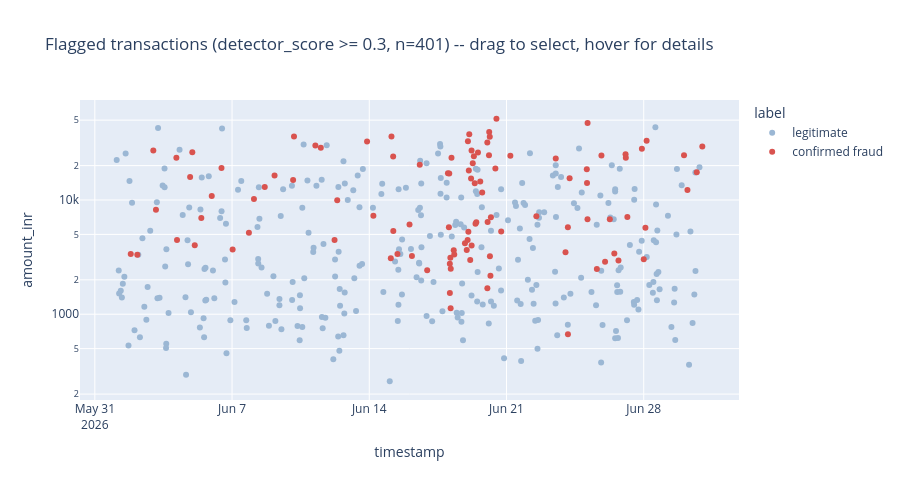
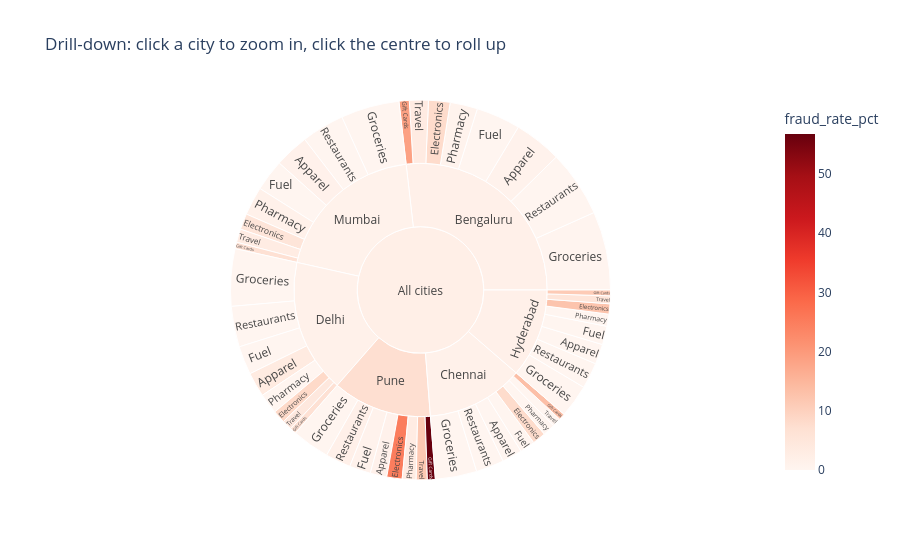

These figures' notebook cell, in order:
### Markdown cell above
## Task 5 — An Interactive Tool for the Investigators (Request #5)

**Real-world usage:** Investigators triage flagged cases themselves with zoom, filter and hover-for-details.

**Why this technique:** **Details-on-demand / tooltips** (Slides 22–23), **dynamic queries** (Slide 15) and **drill-down**
(Slide 24) — Shneiderman's mantra as an actual tool.

**TODO:**
1. Interactive scatter (plotly) of all transactions with `detector_score >= 0.3`: x = timestamp, y = amount (log),
   colour = `label`, with a tooltip showing txn_id, customer, city, category, distance and score. Set `dragmode="select"`.
2. Interactive **sunburst** for drill-down: city → merchant category, sized by transaction count, coloured by fraud rate.

### Code cell
# TODO 1
flagged = tx[tx.detector_score >= 0.3]
fig = px.scatter(
    flagged, x="timestamp", y="amount_inr", color="label", log_y=True,
    color_discrete_map={"legitimate": "#9bb7d4", "confirmed fraud": "#D9534F"},
    hover_data=["txn_id", "customer_id", "city", "merchant_category", "distance_from_home_km", "detector_score"],
    title=f"Flagged transactions (detector_score >= 0.3, n={len(flagged)}) -- drag to select, hover for details",
    height=480,
)
fig.update_traces(marker_size=6)
fig.update_layout(dragmode="select")
fig.show()

# TODO 2
agg = tx.groupby(["city", "merchant_category"]).agg(
    transactions=("txn_id", "size"), fraud=("is_fraud", "sum")
).reset_index()
agg["fraud_rate_pct"] = agg.fraud / agg.transactions * 100
fig2 = px.sunburst(
    agg, path=[px.Constant("All cities"), "city", "merchant_category"], values="transactions",
    color="fraud_rate_pct", color_continuous_scale="Reds", range_color=[0, agg.fraud_rate_pct.max()],
    hover_data={"fraud": True},
    title="Drill-down: click a city to zoom in, click the centre to roll up", height=560,
)
fig2.show()

### Figure 1 — Plotly figure (JSON) as saved in the notebook; plotly's stock layout.template omitted (floating-point values rounded to 4 significant figures; data arrays with more than 128 entries replaced by an {"elided": "..."} marker saying what was removed)
{"data": [{"customdata": {"elided": "297x6 mixed values"}, "hovertemplate": "label=legitimate<br>timestamp=%{x}<br>amount_inr=%{y}<br>txn_id=%{customdata[0]}<br>customer_id=%{customdata[1]}<br>city=%{customdata[2]}<br>merchant_category=%{customdata[3]}<br>distance_from_home_km=%{customdata[4]}<br>detector_score=%{customdata[5]}<extra></extra>", "legendgroup": "legitimate", "marker": {"color": "#9bb7d4", "size": 6, "symbol": "circle"}, "mode": "markers", "name": "legitimate", "orientation": "v", "showlegend": true, "type": "scatter", "x": {"elided": "297 str values"}, "xaxis": "x", "y": {"elided": "297 float values"}, "yaxis": "y"}, {"customdata": {"elided": "104x6 mixed values"}, "hovertemplate": "label=confirmed fraud<br>timestamp=%{x}<br>amount_inr=%{y}<br>txn_id=%{customdata[0]}<br>customer_id=%{customdata[1]}<br>city=%{customdata[2]}<br>merchant_category=%{customdata[3]}<br>distance_from_home_km=%{customdata[4]}<br>detector_score=%{customdata[5]}<extra></extra>", "legendgroup": "confirmed fraud", "marker": {"color": "#D9534F", "size": 6, "symbol": "circle"}, "mode": "markers", "name": "confirmed fraud", "orientation": "v", "showlegend": true, "type": "scatter", "x": ["2026-06-01T19:58:00.000000", "2026-06-02T04:00:00.000000", "2026-06-02T23:35:00.000000", "2026-06-03T02:50:00.000000", "2026-06-04T03:50:00.000000", "2026-06-04T04:37:00.000000", "2026-06-04T20:39:00.000000", "2026-06-04T23:20:00.000000", "2026-06-05T02:20:00.000000", "2026-06-05T10:21:00.000000", "2026-06-05T23:08:00.000000", "2026-06-06T11:04:00.000000", "2026-06-07T00:43:00.000000", "2026-06-07T20:38:00.000000", "2026-06-08T02:48:00.000000", "2026-06-08T16:02:00.000000", "2026-06-09T04:02:00.000000", "2026-06-10T02:44:00.000000", "2026-06-10T03:50:00.000000", "2026-06-11T06:01:00.000000", "2026-06-11T12:38:00.000000", "2026-06-12T05:28:00.000000", "2026-06-12T08:46:00.000000", "2026-06-13T21:16:00.000000", "2026-06-14T05:02:00.000000", "2026-06-15T02:22:00.000000", "2026-06-15T03:10:00.000000", "2026-06-15T05:24:00.000000", "2026-06-15T05:14:00.000000", "2026-06-15T10:29:00.000000", "2026-06-16T01:16:00.000000", "2026-06-16T04:13:00.000000", "2026-06-16T13:50:00.000000", "2026-06-16T22:54:00.000000", "2026-06-18T00:19:00.000000", "2026-06-18T01:55:00.000000", "2026-06-18T01:28:00.000000", "2026-06-18T02:37:00.000000", "2026-06-18T02:40:00.000000", "2026-06-18T03:45:00.000000", "2026-06-18T03:16:00.000000", "2026-06-18T03:36:00.000000", "2026-06-18T04:39:00.000000", "2026-06-18T07:24:00.000000", "2026-06-18T08:02:00.000000", "2026-06-18T21:07:00.000000", "2026-06-18T23:20:00.000000", "2026-06-19T00:47:00.000000", "2026-06-19T00:25:00.000000", "2026-06-19T01:53:00.000000", "2026-06-19T01:19:00.000000", "2026-06-19T02:26:00.000000", "2026-06-19T03:35:00.000000", "2026-06-19T04:38:00.000000", "2026-06-19T05:17:00.000000", "2026-06-19T05:13:00.000000", "2026-06-19T06:41:00.000000", "2026-06-19T08:02:00.000000", "2026-06-19T09:08:00.000000", "2026-06-19T10:04:00.000000", "2026-06-19T11:01:00.000000", "2026-06-19T13:04:00.000000", "2026-06-19T15:52:00.000000", "2026-06-19T18:14:00.000000", "2026-06-20T00:35:00.000000", "2026-06-20T00:32:00.000000", "2026-06-20T00:53:00.000000", "2026-06-20T02:33:00.000000", "2026-06-20T02:49:00.000000", "2026-06-20T03:41:00.000000", "2026-06-20T03:32:00.000000", "2026-06-20T04:21:00.000000", "2026-06-20T04:55:00.000000", "2026-06-20T10:24:00.000000", "2026-06-20T11:41:00.000000", "2026-06-20T17:29:00.000000", "2026-06-21T04:44:00.000000", "2026-06-22T12:34:00.000000", "2026-06-23T12:18:00.000000", "2026-06-24T00:14:00.000000", "2026-06-24T03:13:00.000000", "2026-06-24T03:09:00.000000", "2026-06-24T05:16:00.000000", "2026-06-25T02:18:00.000000", "2026-06-25T02:35:00.000000", "2026-06-25T03:16:00.000000", "2026-06-25T03:10:00.000000", "2026-06-25T14:37:00.000000", "2026-06-25T20:14:00.000000", "2026-06-26T00:41:00.000000", "2026-06-26T06:30:00.000000", "2026-06-26T11:59:00.000000", "2026-06-26T17:05:00.000000", "2026-06-27T01:45:00.000000", "2026-06-27T02:06:00.000000", "2026-06-27T03:57:00.000000", "2026-06-27T21:46:00.000000", "2026-06-28T00:02:00.000000", "2026-06-28T02:05:00.000000", "2026-06-28T03:32:00.000000", "2026-06-30T01:21:00.000000", "2026-06-30T05:32:00.000000", "2026-06-30T16:57:00.000000", "2026-06-30T23:43:00.000000"], "xaxis": "x", "y": [3369.0, 3309.0, 27170.0, 8198.0, 23460.0, 4462.0, 15920.0, 26220.0, 4015.0, 6960.0, 10830.0, 19060.0, 3682.0, 5160.0, 10220.0, 12970.0, 16400.0, 14980.0, 35900.0, 30060.0, 28720.0, 4474.0, 9949.0, 32550.0, 7277.0, 3087.0, 36030.0, 5347.0, 24060.0, 3368.0, 6090.0, 3227.0, 20360.0, 2430.0, 17180.0, 17050.0, 5772.0, 2771.0, 1535.0, 2505.0, 3126.0, 1126.0, 23420.0, 3630.0, 3339.0, 4182.0, 3649.0, 32690.0, 4465.0, 18120.0, 5278.0, 37680.0, 2976.0, 15420.0, 3996.0, 27060.0, 20980.0, 24100.0, 14010.0, 6209.0, 6379.0, 26010.0, 14520.0, 11610.0, 1689.0, 31880.0, 6432.0, 24600.0, 39340.0, 3214.0, 35840.0, 2172.0, 7066.0, 18840.0, 51420.0, 5302.0, 24350.0, 7206.0, 23100.0, 3488.0, 669.0, 5780.0, 15530.0, 18560.0, 14060.0, 47260.0, 6795.0, 2487.0, 24490.0, 2877.0, 6783.0, 3393.0, 2957.0, 25150.0, 23470.0, 7094.0, 28090.0, 3029.0, 5717.0, 33020.0, 24690.0, 12260.0, 17500.0, 29450.0], "yaxis": "y"}], "layout": {"dragmode": "select", "height": 480, "legend": {"title": {"text": "label"}, "tracegroupgap": 0}, "title": {"text": "Flagged transactions (detector_score >= 0.3, n=401) -- drag to select, hover for details"}, "xaxis": {"anchor": "y", "domain": [0.0, 1.0], "title": {"text": "timestamp"}}, "yaxis": {"anchor": "x", "domain": [0.0, 1.0], "title": {"text": "amount_inr"}, "type": "log"}}}

### Figure 2 — Plotly figure (JSON) as saved in the notebook; plotly's stock layout.template omitted (floating-point values rounded to 4 significant figures)
{"data": [{"branchvalues": "total", "customdata": [["2", 0.8929], ["8", 7.921], ["0", 0.0], ["9", 18.75], ["1", 0.271], ["1", 0.7752], ["0", 0.0], ["3", 3.371], ["0", 0.0], ["5", 7.937], ["0", 0.0], ["4", 13.33], ["0", 0.0], ["0", 0.0], ["0", 0.0], ["0", 0.0], ["4", 3.478], ["5", 8.333], ["0", 0.0], ["2", 6.667], ["0", 0.0], ["0", 0.0], ["0", 0.0], ["2", 4.255], ["0", 0.0], ["6", 12.5], ["0", 0.0], ["3", 11.11], ["0", 0.0], ["0", 0.0], ["0", 0.0], ["2", 5.405], ["2", 1.242], ["4", 5.333], ["0", 0.0], ["2", 6.667], ["0", 0.0], ["2", 1.493], ["0", 0.0], ["2", 3.175], ["1", 1.282], ["18", 25.0], ["1", 1.0], ["21", 56.76], ["0", 0.0], ["2", 3.077], ["2", 1.681], ["6", 11.54], ["(?)", 1.622], ["(?)", 1.316], ["(?)", 1.38], ["(?)", 1.754], ["(?)", 1.104], ["(?)", 7.286], ["(?)", 2.174]], "domain": {"x": [0.0, 1.0], "y": [0.0, 1.0]}, "hovertemplate": "labels=%{label}<br>transactions=%{value}<br>parent=%{parent}<br>id=%{id}<br>fraud=%{customdata[0]}<br>fraud_rate_pct=%{color}<extra></extra>", "ids": ["All cities/Bengaluru/Apparel", "All cities/Bengaluru/Electronics", "All cities/Bengaluru/Fuel", "All cities/Bengaluru/Gift Cards", "All cities/Bengaluru/Groceries", "All cities/Bengaluru/Pharmacy", "All cities/Bengaluru/Restaurants", "All cities/Bengaluru/Travel", "All cities/Chennai/Apparel", "All cities/Chennai/Electronics", "All cities/Chennai/Fuel", "All cities/Chennai/Gift Cards", "All cities/Chennai/Groceries", "All cities/Chennai/Pharmacy", "All cities/Chennai/Restaurants", "All cities/Chennai/Travel", "All cities/Delhi/Apparel", "All cities/Delhi/Electronics", "All cities/Delhi/Fuel", "All cities/Delhi/Gift Cards", "All cities/Delhi/Groceries", "All cities/Delhi/Pharmacy", "All cities/Delhi/Restaurants", "All cities/Delhi/Travel", "All cities/Hyderabad/Apparel", "All cities/Hyderabad/Electronics", "All cities/Hyderabad/Fuel", "All cities/Hyderabad/Gift Cards", "All cities/Hyderabad/Groceries", "All cities/Hyderabad/Pharmacy", "All cities/Hyderabad/Restaurants", "All cities/Hyderabad/Travel", "All cities/Mumbai/Apparel", "All cities/Mumbai/Electronics", "All cities/Mumbai/Fuel", "All cities/Mumbai/Gift Cards", "All cities/Mumbai/Groceries", "All cities/Mumbai/Pharmacy", "All cities/Mumbai/Restaurants", "All cities/Mumbai/Travel", "All cities/Pune/Apparel", "All cities/Pune/Electronics", "All cities/Pune/Fuel", "All cities/Pune/Gift Cards", "All cities/Pune/Groceries", "All cities/Pune/Pharmacy", "All cities/Pune/Restaurants", "All cities/Pune/Travel", "All cities/Bengaluru", "All cities/Chennai", "All cities/Delhi", "All cities/Hyderabad", "All cities/Mumbai", "All cities/Pune", "All cities"], "labels": ["Apparel", "Electronics", "Fuel", "Gift Cards", "Groceries", "Pharmacy", "Restaurants", "Travel", "Apparel", "Electronics", "Fuel", "Gift Cards", "Groceries", "Pharmacy", "Restaurants", "Travel", "Apparel", "Electronics", "Fuel", "Gift Cards", "Groceries", "Pharmacy", "Restaurants", "Travel", "Apparel", "Electronics", "Fuel", "Gift Cards", "Groceries", "Pharmacy", "Restaurants", "Travel", "Apparel", "Electronics", "Fuel", "Gift Cards", "Groceries", "Pharmacy", "Restaurants", "Travel", "Apparel", "Electronics", "Fuel", "Gift Cards", "Groceries", "Pharmacy", "Restaurants", "Travel", "Bengaluru", "Chennai", "Delhi", "Hyderabad", "Mumbai", "Pune", "All cities"], "marker": {"coloraxis": "coloraxis", "colors": [0.8929, 7.921, 0.0, 18.75, 0.271, 0.7752, 0.0, 3.371, 0.0, 7.937, 0.0, 13.33, 0.0, 0.0, 0.0, 0.0, 3.478, 8.333, 0.0, 6.667, 0.0, 0.0, 0.0, 4.255, 0.0, 12.5, 0.0, 11.11, 0.0, 0.0, 0.0, 5.405, 1.242, 5.333, 0.0, 6.667, 0.0, 1.493, 0.0, 3.175, 1.282, 25.0, 1.0, 56.76, 0.0, 3.077, 1.681, 11.54, 1.622, 1.316, 1.38, 1.754, 1.104, 7.286, 2.174]}, "name": "", "parents": ["All cities/Bengaluru", "All cities/Bengaluru", "All cities/Bengaluru", "All cities/Bengaluru", "All cities/Bengaluru", "All cities/Bengaluru", "All cities/Bengaluru", "All cities/Bengaluru", "All cities/Chennai", "All cities/Chennai", "All cities/Chennai", "All cities/Chennai", "All cities/Chennai", "All cities/Chennai", "All cities/Chennai", "All cities/Chennai", "All cities/Delhi", "All cities/Delhi", "All cities/Delhi", "All cities/Delhi", "All cities/Delhi", "All cities/Delhi", "All cities/Delhi", "All cities/Delhi", "All cities/Hyderabad", "All cities/Hyderabad", "All cities/Hyderabad", "All cities/Hyderabad", "All cities/Hyderabad", "All cities/Hyderabad", "All cities/Hyderabad", "All cities/Hyderabad", "All cities/Mumbai", "All cities/Mumbai", "All cities/Mumbai", "All cities/Mumbai", "All cities/Mumbai", "All cities/Mumbai", "All cities/Mumbai", "All cities/Mumbai", "All cities/Pune", "All cities/Pune", "All cities/Pune", "All cities/Pune", "All cities/Pune", "All cities/Pune", "All cities/Pune", "All cities/Pune", "All cities", "All cities", "All cities", "All cities", "All cities", "All cities", ""], "type": "sunburst", "values": [224.0, 101.0, 208.0, 48.0, 369.0, 129.0, 312.0, 89.0, 95.0, 63.0, 71.0, 30.0, 195.0, 57.0, 131.0, 42.0, 115.0, 60.0, 134.0, 30.0, 269.0, 96.0, 191.0, 47.0, 94.0, 48.0, 87.0, 27.0, 155.0, 57.0, 122.0, 37.0, 161.0, 75.0, 148.0, 30.0, 275.0, 134.0, 201.0, 63.0, 78.0, 72.0, 100.0, 37.0, 177.0, 65.0, 119.0, 52.0, 1480.0, 684.0, 942.0, 627.0, 1087.0, 700.0, 5520.0]}], "layout": {"coloraxis": {"autocolorscale": false, "cmax": 56.76, "cmin": 0, "colorbar": {"title": {"text": "fraud_rate_pct"}}, "colorscale": [[0.0, "rgb(255,245,240)"], [0.125, "rgb(254,224,210)"], [0.25, "rgb(252,187,161)"], [0.375, "rgb(252,146,114)"], [0.5, "rgb(251,106,74)"], [0.625, "rgb(239,59,44)"], [0.75, "rgb(203,24,29)"], [0.875, "rgb(165,15,21)"], [1.0, "rgb(103,0,13)"]]}, "height": 560, "legend": {"tracegroupgap": 0}, "title": {"text": "Drill-down: click a city to zoom in, click the centre to roll up"}}}
